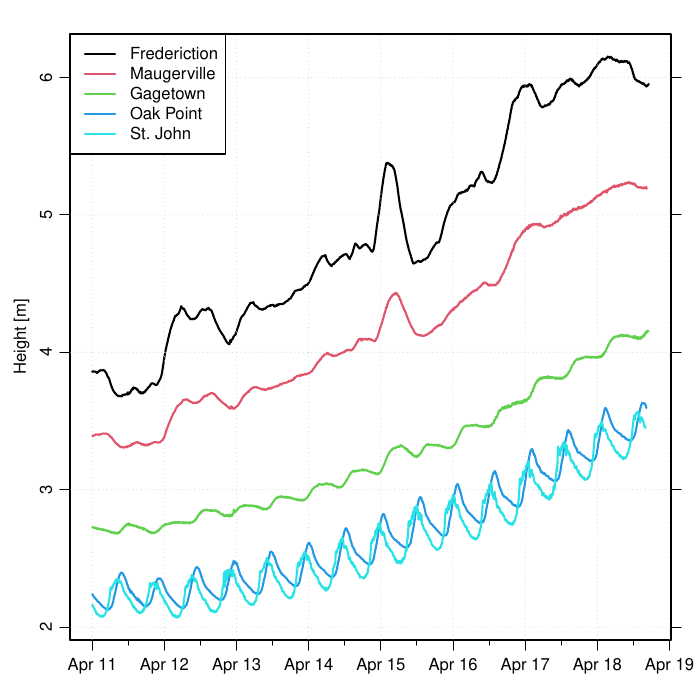

Here is the R script that generated this plot:
# https://wateroffice.ec.gc.ca/download/report_e.html?dt=46&df=csv&ext=zip
f1 <- "01AK003_HG_Apr-18-2022_09_13_00PM.csv" # Fredericton
f2 <- "01AO002_HG_Apr-18-2022_09_44_51PM.csv" # Maugerville
f3 <- "01AO012_HG_Apr-18-2022_09_41_30PM.csv" # Gagetown
f4 <- "01AP003_HG_Apr-18-2022_09_33_23PM.csv" # OakPoint
f5 <- "01AP005_HG_Apr-18-2022_09_19_20PM.csv" # StJohn

readRiver <- function(file)
{
    lines <- readLines(file)
    headerEnd <- grep("^Date", lines)
    header <- lines[1:headerEnd]
    data <- read.csv(file, skip=headerEnd-1, header=TRUE)
    names <- names(data)
    names[names=="Value..m."] <- "height"
    names(data) <- names
    data$t <- as.POSIXct(data[,1])
    rval <- list(header=header, data=data)
    class(rval) <- "river"
    rval
}
plot.river <- function(r, add=FALSE, ...)
{
    t <- r$data$t
    y <- r$data$height
    if (add) {
        lines(t, y, lwd=2, ...)
    } else {
        oce::oce.plot.ts(t, y, lwd=2,
            ylab="Height [m]", drawTimeRange=FALSE, grid=TRUE, ...)
    }
}

r1 <- readRiver(f1)
r2 <- readRiver(f2)
r3 <- readRiver(f3)
r4 <- readRiver(f4)
r5 <- readRiver(f5)
ylim <- range(c(r1$data$height, r2$data$height, r3$data$height, r4$data$height, r5$data$height))
if (!interactive())
    pdf("river_watch.pdf")
plot(r1, ylim=ylim)
plot(r2, add=TRUE, col=2)
plot(r3, add=TRUE, col=3)
plot(r4, add=TRUE, col=4)
plot(r5, add=TRUE, col=5)
legend("topleft", col=1:5, lwd=2, bg="white",
    legend=c("Frederiction", "Maugerville",
        "Gagetown",
        "Oak Point", "St. John"))
if (!interactive())
    dev.off()

